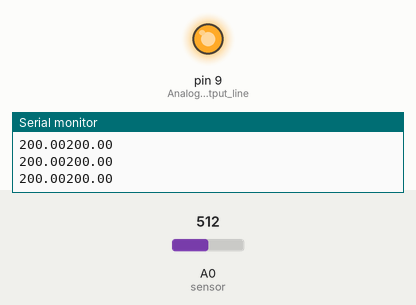
A sketch run on a simulated Arduino Uno, built with avr-gcc and run on an emulated ATmega328P. On the bench: output pins drawn as LEDs (lit = HIGH), the last lines printed to the serial monitor. The inputs (shaded band) are chosen by the test bench; at power-on: A0 (sensor) = 512.

Above: at 1.2 s.
1.3 s: A0 (sensor) set to 122
At 2.2 s:
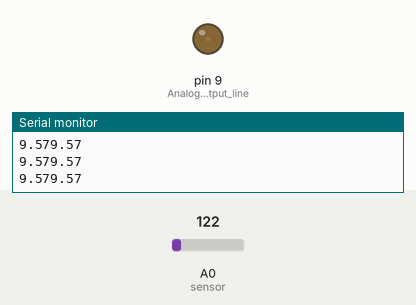
2.8 s: A0 (sensor) set to 137
4.3 s: A0 (sensor) set to 156
At 4.6 s:
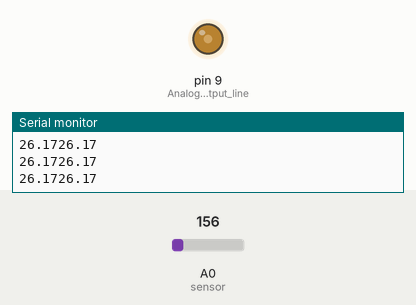
5.8 s: A0 (sensor) set to 194
At 7.0 s:
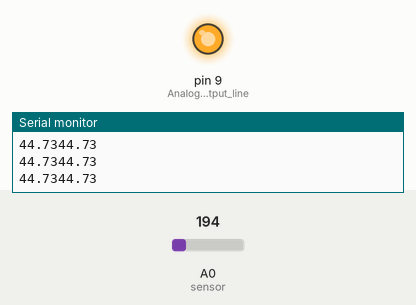
7.3 s: A0 (sensor) set to 30
At 8.2 s:
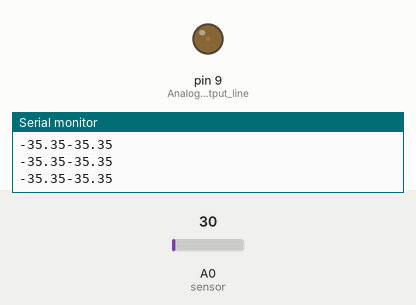
8.8 s: A0 (sensor) set to 306
At 9.5 s:
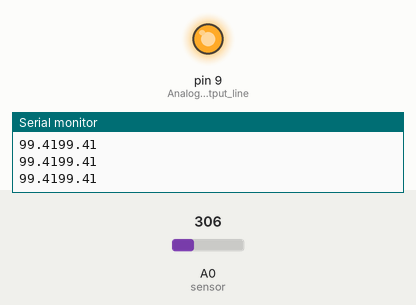
Timing chart, 0 to 11.3 s (numbered marks = the images above; inputs shaded):
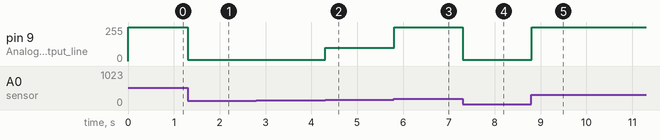

Measured:
- the behaviour switches between 143 and 144 on A0 (sensor) (found by bisection; images 1 and 2)
- the behaviour switches between 184 and 185 on A0 (sensor) (found by bisection; images 2 and 3)
- after the input at 1.3 s, pin 9 (Analog_output_line): 255/255 → 10/255 at once
- after the input at 4.3 s, pin 9 (Analog_output_line): 10/255 → 100/255 at once
- after the input at 5.8 s, pin 9 (Analog_output_line): 100/255 → 255/255 at once
- after the input at 7.3 s, pin 9 (Analog_output_line): 255/255 → 10/255 at once
- after the input at 8.8 s, pin 9 (Analog_output_line): 10/255 → 255/255 at once

The sketch:

ac_temp_fan1.ino
```cpp
// AC temp fan using temperature sensor

int reading;
float voltage , temp;

void setup()
{
  pinMode(A0, INPUT);
  pinMode(9, OUTPUT); // Analog output line
  Serial.begin(9500); // baud rate in serial communication
}

void loop()
{
  reading = analogRead(A0); // Voltage reading from temperature sensor

  // Analog to digital voltage conversion

  voltage = float(reading)*5.0;
  voltage /= 1024.0;

  // Voltage to Temp conversion

  temp = (voltage - 0.5)*100;
  Serial.print(temp); //Prints the value in serial monitor

  if (temp > 40) {

    analogWrite(9,255);
    Serial.println(temp);
  }
  else{

    if(temp > 20 && temp < 40)
    {
    analogWrite(9,100);
    Serial.println(temp);
    }
  else {

    analogWrite(9,10);
    Serial.println(temp);
  }
  }
  delay(10);
}
```
